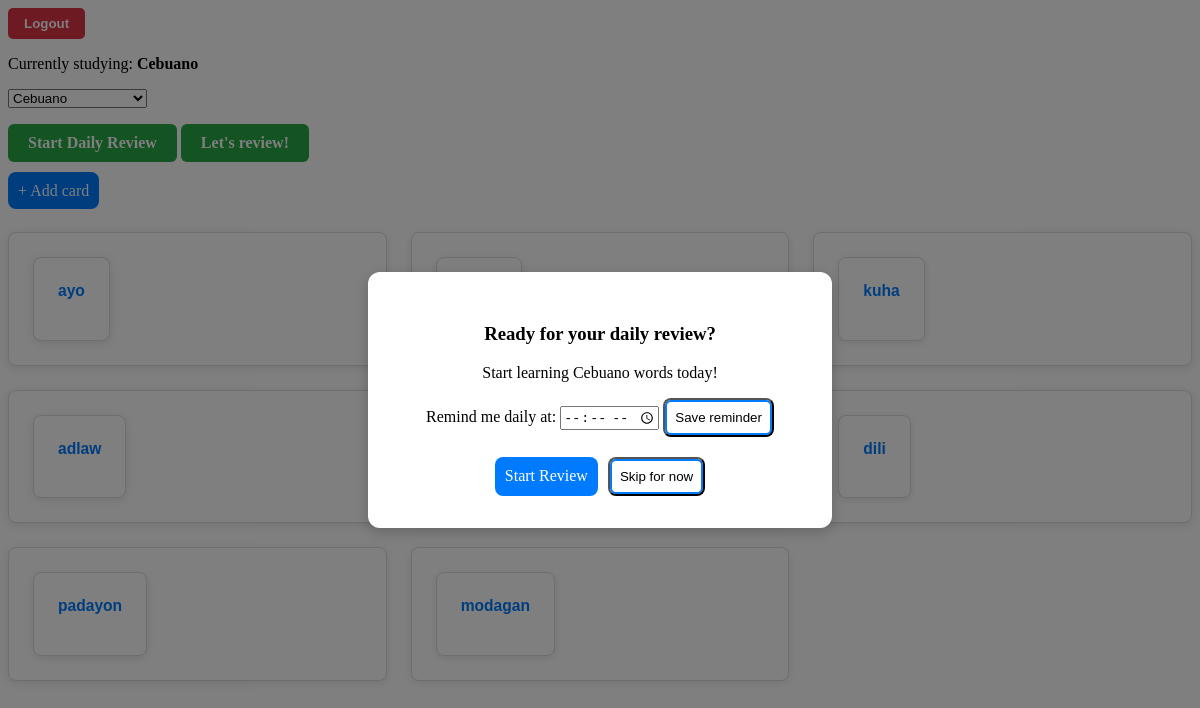
Page /SpeakNoy/?set_dialect=Cebuano (signed in) on the committed database.
### SpeakNoy/models.py (models this page shows, shortened)
class Flashcard(models.Model):
    PURPOSE_CHOICES = [
        ("Noun", "Noun"),
        ("Pronoun", "Pronoun"),
        ("Verb", "Verb"),
        ("Adjective", "Adjective"),
        ("Adverb", "Adverb"),
        ("Expression", "Expression"),
    ]
    DIALECT_CHOICES = [
        ("Cebuano", "Cebuano"),
        ("Ilocano", "Ilocano"),
    ]
    CARDTYPE_CHOICES = [
        ("Universal", "Universal"),
        ("Custom", "Custom")
    ]
    word = models.CharField(max_length=63)
    pronunciation = models.CharField(max_length=63)
    definition = models.TextField()
    purpose = models.CharField(
        max_length=20,
        choices=PURPOSE_CHOICES,
        default="Noun"
    )
    dialect = models.CharField(
        max_length=20,
        choices=DIALECT_CHOICES,
        default="Cebuano"
    )
    cardtype = models.CharField(
        max_length=9,
        choices=CARDTYPE_CHOICES,
        default="Custom"
    )

### SpeakNoy/views.py (the view, shortened to what this page needs)
# urls.py: path("", flashcard_list_view, name="cardlist"),
def flashcard_list_view(request):
    show_login_popup = False
    if not request.user.is_authenticated:
        show_login_popup = True
    new_dialect = request.GET.get('set_dialect')
    show_review_popup = False
    schedule_saved = False
    if new_dialect:
        request.session['selected_dialect'] = new_dialect
    selected_dialect = request.session.get('selected_dialect')
    show_selection_prompt = False
    if request.user.is_authenticated and not selected_dialect:
        show_selection_prompt = True
    today = str(date.today())
    review_completed_date = request.session.get('review_completed_date')
    can_review = selected_dialect and review_completed_date != today
    if request.user.is_authenticated:
        profile = getattr(request.user, 'profile', None)
        review_popup_time = None
        if profile and profile.daily_review_time:
            review_popup_time = profile.daily_review_time.strftime("%H:%M")
    else:
        review_popup_time = request.session.get('review_popup_time')
    last_popup_date = request.session.get('review_popup_shown_date')
    now = timezone.localtime()
    now_time = now.time().replace(tzinfo=None)
    if can_review:
        if review_popup_time:
            try:
                scheduled_time = datetime.strptime(review_popup_time, "%H:%M").time()
            except ValueError:
                scheduled_time = None
            if scheduled_time and now_time >= scheduled_time and last_popup_date != today:
                show_review_popup = True
                request.session['review_popup_shown_date'] = today
        else:
            if new_dialect and last_popup_date != today:
                show_review_popup = True
                request.session['review_popup_shown_date'] = today
    flashcards = Flashcard.objects.all()
    if selected_dialect:
        flashcards = Flashcard.objects.filter(dialect=selected_dialect)
    else:
        flashcards = Flashcard.objects.none()
    context = {
        'show_login_popup': show_login_popup,
        'flashcard': flashcards if request.user.is_authenticated else [],
        'show_selection_prompt': show_selection_prompt,
        'show_review_popup': show_review_popup,
        'selected_dialect': selected_dialect,
        'can_review': can_review,
        'dialects': ['Cebuano', 'Ilocano'],
        'review_popup_time': review_popup_time,
        'schedule_saved': schedule_saved,
    }
    return render(request, "flashcards/flashcard_list.html", context)

### templates/flashcards/flashcard_list.html (shortened to what this page needs)
{% extends 'base.html' %}
{% load static %}
{% block extra_css %}
    <link rel="stylesheet" href="{% static 'flashcards/style.css' %}">
{% endblock %}
{% block content %}
    <div class="dialect-header">
        <p>Currently studying: <strong>{{ selected_dialect|default:"None" }}</strong></p>
        <form action="" method="get">
            <select name="set_dialect" onchange="this.form.submit()">
                {% for d in dialects %}
                    <option value="{{ d }}" {% if d == selected_dialect %}selected{% endif %}>{{ d }}</option>
                {% endfor %}
            </select>
        </form>
        {% if can_review %}
            <a href="{% url 'SpeakNoy:daily_review' %}" class="btn-review">Start Daily Review</a>
        {% endif %}
        {% if selected_dialect %}
            <a href="{% url 'SpeakNoy:dialect_review' %}" class="btn-review">Let's review!</a>
        {% endif %}
    </div>
    {% if show_review_popup or schedule_saved %}
        <div id="reviewModal" class="modal-overlay">
            <div class="modal-content">
                {% if schedule_saved %}
                    <h3>Schedule Updated</h3>
                    <p>Your daily review reminder is set for <strong>{{ review_popup_time }}</strong> each day.</p>
                {% else %}
                    <h3>Ready for your daily review?</h3>
                    <p>Start learning {{ selected_dialect }} words today!</p>
                {% endif %}
                <form method="post" class="schedule-form">
                    <label for="daily_review_time">Remind me daily at:</label>
                    <input type="time" id="daily_review_time" name="daily_review_time" value="{{ review_popup_time|default:'' }}">
                    <button type="submit" class="btn-secondary">Save reminder</button>
                </form>
                <div class="modal-buttons">
                    <a href="{% url 'SpeakNoy:daily_review' %}" class="btn-primary">Start Review</a>
                    <button onclick="closeReviewModal()" class="btn-secondary">Skip for now</button>
                </div>
            </div>
        </div>
    {% endif %}
    {% if user.is_authenticated %}
        <a href="{% url 'SpeakNoy:cardcreate' %}" class="btn-primary">+ Add card</a>
    {% endif %}
    <div class="review-cards">
        {% for card in flashcard %}
            <div class="review-card">
                <form method="GET" action="{% url 'SpeakNoy:card' card.pk %}">
                    <button class="review-card"><h3>{{ card.word }}</h3></button>
                </form>
            </div>
        {% empty %}
            <p>No words to review yet.</p>
        {% endfor %}
    </div>
{% endblock %}

### static/flashcards/style.css (style rules this page uses)
.modal-overlay { position: fixed; top: 0; left: 0; width: 100%; height: 100%; background: rgba(0, 0, 0, 0.5); display: flex; justify-content: center; align-items: center; z-index: 1000; }
.modal-content { background: white; padding: 2rem; border-radius: 12px; width: 400px; text-align: center; box-shadow: 0 4px 15px rgba(0,0,0,0.2); }
.btn-primary { padding: 10px; background: #007bff; color: white; text-decoration: none; border-radius: 8px; transition: transform 0.2s; }
.btn-secondary { padding: 10px; box-shadow: inset 0 0 0 2px #007bff; background: white; color: black; text-decoration: none; border-radius: 8px; transition: transform 0.2s; }
.modal-buttons { display: flex; gap: 10px; margin-top: 20px; justify-content: center; }
.review-cards { display: grid; grid-template-columns: repeat(auto-fill, minmax(300px, 1fr)); gap: 1.5rem; margin: 2rem 0; }
.review-card { background: white; border: 1px solid #ddd; border-radius: 8px; padding: 1.5rem; box-shadow: 0 2px 8px rgba(0,0,0,0.1); transition: transform 0.2s; }
.review-card h3 { margin-top: 0; color: #007bff; }
.btn-review { display: inline-block; margin-top: 1rem; padding: 10px 20px; background: #28a745; color: white; text-decoration: none; border-radius: 6px; font-weight: bold; transition: background 0.2s; }

### rows in the picture
Flashcard: word "ayo"
Flashcard: word "kuha"
Flashcard: word "adlaw"
Flashcard: word "dili"
Flashcard: word "padayon"
Flashcard: word "modagan"

### other values in the picture
{{ selected_dialect|default:"None" }} "Cebuano"
{{ selected_dialect }} "Cebuano"
form field set_dialect "Cebuano"
